Frame 1 (no input): blank canvas, image omitted
Frame 60 (no input): blank canvas, image omitted
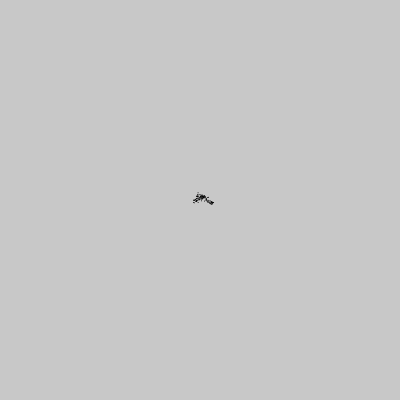
Frame 120 (the mouse pressed at the canvas centre since frame 60)

The p5.js sketch whose frames 1 and 60 were blank and that drew this single picture after the mouse press (run headless with seeded random() and noise() and a simulated clock; from frame 60 on, the mouse is pressed at the canvas centre):

// p5.js sketch
// ── sketch.js
let walker;


function setup() {
  createCanvas(400, 400);
  background(200);
  stroke(200);
  walker = new Walker(width / 2, height / 2);
}

function draw() {
  walker.step();
  walker.display();
}
// ── Walker.js
class Walker {
    constructor(x, y) {
        this.x = x;
        this.y = y;
    }
  
    display() {
        stroke(0);
        point(this.x, this.y);
    }
  
    step() {
        let stepx = random(-2, 2);
        let stepy = random(-2, 2);
        this.x += stepx;
        this.y += stepy;
    }
  }
